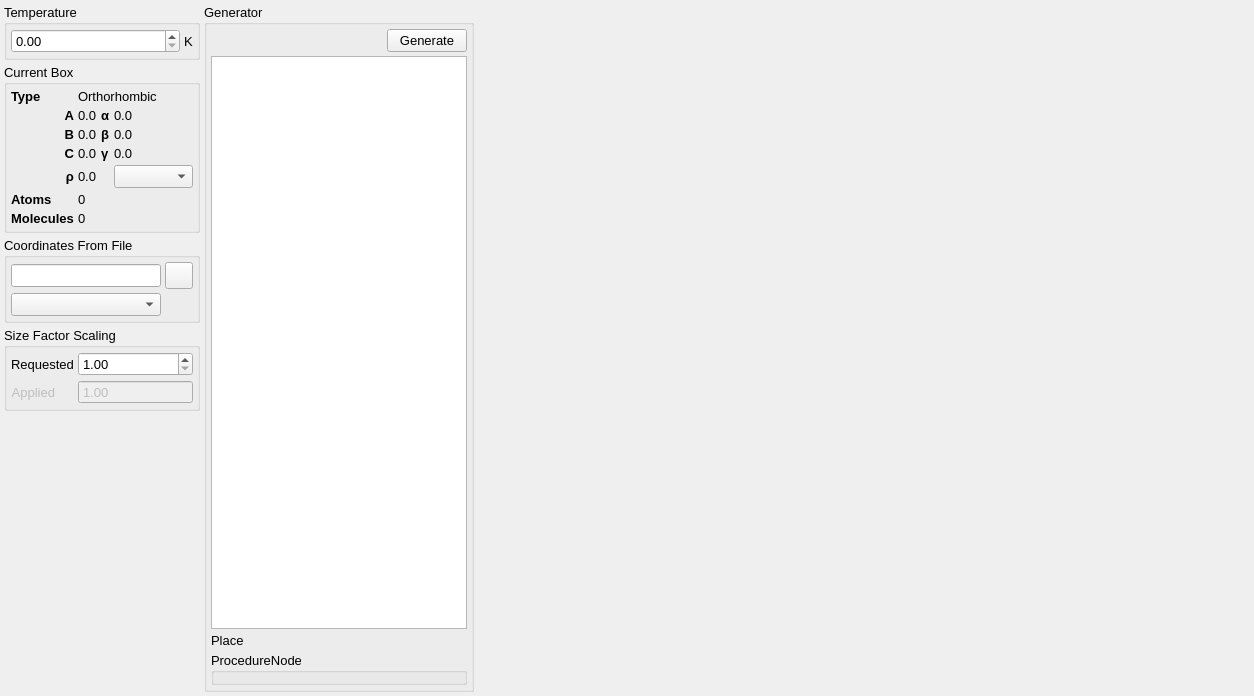
<?xml version="1.0" encoding="UTF-8"?>
<ui version="4.0">
 <class>ConfigurationTab</class>
 <widget class="QWidget" name="ConfigurationTab">
  <property name="geometry">
   <rect>
    <x>0</x>
    <y>0</y>
    <width>1254</width>
    <height>696</height>
   </rect>
  </property>
  <property name="font">
   <font>
    <pointsize>10</pointsize>
   </font>
  </property>
  <property name="windowTitle">
   <string>Form</string>
  </property>
  <layout class="QHBoxLayout" name="horizontalLayout_2">
   <property name="spacing">
    <number>4</number>
   </property>
   <property name="leftMargin">
    <number>4</number>
   </property>
   <property name="topMargin">
    <number>4</number>
   </property>
   <property name="rightMargin">
    <number>4</number>
   </property>
   <property name="bottomMargin">
    <number>4</number>
   </property>
   <item>
    <layout class="QVBoxLayout" name="verticalLayout">
     <property name="spacing">
      <number>4</number>
     </property>
     <item>
      <widget class="QGroupBox" name="TemperatureGroup">
       <property name="title">
        <string>Temperature</string>
       </property>
       <layout class="QHBoxLayout" name="horizontalLayout">
        <property name="spacing">
         <number>4</number>
        </property>
        <property name="leftMargin">
         <number>4</number>
        </property>
        <property name="topMargin">
         <number>4</number>
        </property>
        <property name="rightMargin">
         <number>4</number>
        </property>
        <property name="bottomMargin">
         <number>4</number>
        </property>
        <item>
         <widget class="ExponentialSpin" name="TemperatureSpin">
          <property name="sizePolicy">
           <sizepolicy hsizetype="Expanding" vsizetype="Fixed">
            <horstretch>0</horstretch>
            <verstretch>0</verstretch>
           </sizepolicy>
          </property>
         </widget>
        </item>
        <item>
         <widget class="QLabel" name="TemperatureLabel">
          <property name="sizePolicy">
           <sizepolicy hsizetype="Minimum" vsizetype="Preferred">
            <horstretch>0</horstretch>
            <verstretch>0</verstretch>
           </sizepolicy>
          </property>
          <property name="text">
           <string>K</string>
          </property>
         </widget>
        </item>
       </layout>
      </widget>
     </item>
     <item>
      <widget class="QGroupBox" name="CurrentBoxGroup">
       <property name="sizePolicy">
        <sizepolicy hsizetype="Preferred" vsizetype="Minimum">
         <horstretch>0</horstretch>
         <verstretch>0</verstretch>
        </sizepolicy>
       </property>
       <property name="title">
        <string>Current Box</string>
       </property>
       <layout class="QGridLayout" name="gridLayout_2">
        <property name="leftMargin">
         <number>4</number>
        </property>
        <property name="topMargin">
         <number>4</number>
        </property>
        <property name="rightMargin">
         <number>4</number>
        </property>
        <property name="bottomMargin">
         <number>4</number>
        </property>
        <property name="spacing">
         <number>4</number>
        </property>
        <item row="1" column="0">
         <widget class="QLabel" name="label">
          <property name="sizePolicy">
           <sizepolicy hsizetype="Minimum" vsizetype="Preferred">
            <horstretch>0</horstretch>
            <verstretch>0</verstretch>
           </sizepolicy>
          </property>
          <property name="font">
           <font>
            <weight>75</weight>
            <bold>true</bold>
           </font>
          </property>
          <property name="text">
           <string>A</string>
          </property>
          <property name="alignment">
           <set>Qt::AlignRight|Qt::AlignTrailing|Qt::AlignVCenter</set>
          </property>
         </widget>
        </item>
        <item row="1" column="1">
         <widget class="QLabel" name="CurrentBoxALabel">
          <property name="sizePolicy">
           <sizepolicy hsizetype="Expanding" vsizetype="Preferred">
            <horstretch>0</horstretch>
            <verstretch>0</verstretch>
           </sizepolicy>
          </property>
          <property name="text">
           <string>0.0</string>
          </property>
         </widget>
        </item>
        <item row="2" column="0">
         <widget class="QLabel" name="label_4">
          <property name="sizePolicy">
           <sizepolicy hsizetype="Minimum" vsizetype="Preferred">
            <horstretch>0</horstretch>
            <verstretch>0</verstretch>
           </sizepolicy>
          </property>
          <property name="font">
           <font>
            <weight>75</weight>
            <bold>true</bold>
           </font>
          </property>
          <property name="text">
           <string>B</string>
          </property>
          <property name="alignment">
           <set>Qt::AlignRight|Qt::AlignTrailing|Qt::AlignVCenter</set>
          </property>
         </widget>
        </item>
        <item row="2" column="1">
         <widget class="QLabel" name="CurrentBoxBLabel">
          <property name="sizePolicy">
           <sizepolicy hsizetype="Expanding" vsizetype="Preferred">
            <horstretch>0</horstretch>
            <verstretch>0</verstretch>
           </sizepolicy>
          </property>
          <property name="text">
           <string>0.0</string>
          </property>
         </widget>
        </item>
        <item row="3" column="0">
         <widget class="QLabel" name="label_5">
          <property name="sizePolicy">
           <sizepolicy hsizetype="Minimum" vsizetype="Preferred">
            <horstretch>0</horstretch>
            <verstretch>0</verstretch>
           </sizepolicy>
          </property>
          <property name="font">
           <font>
            <weight>75</weight>
            <bold>true</bold>
           </font>
          </property>
          <property name="text">
           <string>C</string>
          </property>
          <property name="alignment">
           <set>Qt::AlignRight|Qt::AlignTrailing|Qt::AlignVCenter</set>
          </property>
         </widget>
        </item>
        <item row="3" column="1">
         <widget class="QLabel" name="CurrentBoxCLabel">
          <property name="sizePolicy">
           <sizepolicy hsizetype="Expanding" vsizetype="Preferred">
            <horstretch>0</horstretch>
            <verstretch>0</verstretch>
           </sizepolicy>
          </property>
          <property name="text">
           <string>0.0</string>
          </property>
         </widget>
        </item>
        <item row="1" column="2">
         <widget class="QLabel" name="label_6">
          <property name="sizePolicy">
           <sizepolicy hsizetype="Minimum" vsizetype="Preferred">
            <horstretch>0</horstretch>
            <verstretch>0</verstretch>
           </sizepolicy>
          </property>
          <property name="font">
           <font>
            <weight>75</weight>
            <bold>true</bold>
           </font>
          </property>
          <property name="text">
           <string>α</string>
          </property>
         </widget>
        </item>
        <item row="1" column="3">
         <widget class="QLabel" name="CurrentBoxAlphaLabel">
          <property name="sizePolicy">
           <sizepolicy hsizetype="Expanding" vsizetype="Preferred">
            <horstretch>0</horstretch>
            <verstretch>0</verstretch>
           </sizepolicy>
          </property>
          <property name="text">
           <string>0.0</string>
          </property>
         </widget>
        </item>
        <item row="2" column="2">
         <widget class="QLabel" name="label_7">
          <property name="sizePolicy">
           <sizepolicy hsizetype="Minimum" vsizetype="Preferred">
            <horstretch>0</horstretch>
            <verstretch>0</verstretch>
           </sizepolicy>
          </property>
          <property name="font">
           <font>
            <weight>75</weight>
            <bold>true</bold>
           </font>
          </property>
          <property name="text">
           <string>β</string>
          </property>
         </widget>
        </item>
        <item row="2" column="3">
         <widget class="QLabel" name="CurrentBoxBetaLabel">
          <property name="sizePolicy">
           <sizepolicy hsizetype="Expanding" vsizetype="Preferred">
            <horstretch>0</horstretch>
            <verstretch>0</verstretch>
           </sizepolicy>
          </property>
          <property name="text">
           <string>0.0</string>
          </property>
         </widget>
        </item>
        <item row="3" column="2">
         <widget class="QLabel" name="label_8">
          <property name="sizePolicy">
           <sizepolicy hsizetype="Minimum" vsizetype="Preferred">
            <horstretch>0</horstretch>
            <verstretch>0</verstretch>
           </sizepolicy>
          </property>
          <property name="font">
           <font>
            <weight>75</weight>
            <bold>true</bold>
           </font>
          </property>
          <property name="text">
           <string>γ</string>
          </property>
         </widget>
        </item>
        <item row="3" column="3">
         <widget class="QLabel" name="CurrentBoxGammaLabel">
          <property name="sizePolicy">
           <sizepolicy hsizetype="Expanding" vsizetype="Preferred">
            <horstretch>0</horstretch>
            <verstretch>0</verstretch>
           </sizepolicy>
          </property>
          <property name="text">
           <string>0.0</string>
          </property>
         </widget>
        </item>
        <item row="0" column="0">
         <widget class="QLabel" name="label_2">
          <property name="sizePolicy">
           <sizepolicy hsizetype="Minimum" vsizetype="Preferred">
            <horstretch>0</horstretch>
            <verstretch>0</verstretch>
           </sizepolicy>
          </property>
          <property name="font">
           <font>
            <weight>75</weight>
            <bold>true</bold>
           </font>
          </property>
          <property name="text">
           <string>Type</string>
          </property>
         </widget>
        </item>
        <item row="4" column="0">
         <widget class="QLabel" name="label_3">
          <property name="sizePolicy">
           <sizepolicy hsizetype="Minimum" vsizetype="Preferred">
            <horstretch>0</horstretch>
            <verstretch>0</verstretch>
           </sizepolicy>
          </property>
          <property name="font">
           <font>
            <weight>75</weight>
            <bold>true</bold>
           </font>
          </property>
          <property name="text">
           <string>ρ</string>
          </property>
          <property name="alignment">
           <set>Qt::AlignRight|Qt::AlignTrailing|Qt::AlignVCenter</set>
          </property>
         </widget>
        </item>
        <item row="0" column="1" colspan="3">
         <widget class="QLabel" name="CurrentBoxTypeLabel">
          <property name="sizePolicy">
           <sizepolicy hsizetype="Expanding" vsizetype="Preferred">
            <horstretch>0</horstretch>
            <verstretch>0</verstretch>
           </sizepolicy>
          </property>
          <property name="font">
           <font>
            <weight>50</weight>
            <bold>false</bold>
           </font>
          </property>
          <property name="text">
           <string>Orthorhombic</string>
          </property>
          <property name="alignment">
           <set>Qt::AlignLeading|Qt::AlignLeft|Qt::AlignVCenter</set>
          </property>
         </widget>
        </item>
        <item row="4" column="3">
         <widget class="QComboBox" name="DensityUnitsCombo"/>
        </item>
        <item row="4" column="1" colspan="2">
         <widget class="QLabel" name="DensityUnitsLabel">
          <property name="sizePolicy">
           <sizepolicy hsizetype="Expanding" vsizetype="Preferred">
            <horstretch>0</horstretch>
            <verstretch>0</verstretch>
           </sizepolicy>
          </property>
          <property name="font">
           <font>
            <weight>50</weight>
            <bold>false</bold>
           </font>
          </property>
          <property name="text">
           <string>0.0</string>
          </property>
          <property name="alignment">
           <set>Qt::AlignLeading|Qt::AlignLeft|Qt::AlignVCenter</set>
          </property>
         </widget>
        </item>
        <item row="5" column="0">
         <widget class="QLabel" name="label_atom_pop">
          <property name="text">
           <string>Atoms</string>
          </property>
	  <property name="font">
           <font>
            <weight>75</weight>
            <bold>true</bold>
           </font>
          </property>
	 </widget>
	</item>
        <item row="5" column="1">
         <widget class="QLabel" name="AtomPopulation">
          <property name="text">
           <string>0</string>
          </property>
	 </widget>
	</item>
        <item row="6" column="0">
         <widget class="QLabel" name="label_mol_pop">
          <property name="text">
	    <string>Molecules</string>
	  </property>
	  <property name="font">
	   <font>
            <weight>75</weight>
            <bold>true</bold>
           </font>
          </property>
	 </widget>
	</item>
        <item row="6" column="1">
         <widget class="QLabel" name="MolPopulation">
          <property name="text">
           <string>0</string>
          </property>
	 </widget>
	</item>
       </layout>
      </widget>
     </item>
     <item>
      <widget class="QGroupBox" name="CoordinatesFromFileGroup">
       <property name="title">
        <string>Coordinates From File</string>
       </property>
       <property name="checkable">
        <bool>false</bool>
       </property>
       <property name="checked">
        <bool>false</bool>
       </property>
       <layout class="QGridLayout" name="gridLayout">
        <property name="leftMargin">
         <number>4</number>
        </property>
        <property name="topMargin">
         <number>4</number>
        </property>
        <property name="rightMargin">
         <number>4</number>
        </property>
        <property name="bottomMargin">
         <number>4</number>
        </property>
        <property name="spacing">
         <number>4</number>
        </property>
        <item row="0" column="0">
         <widget class="QLineEdit" name="CoordinatesFileEdit"/>
        </item>
        <item row="0" column="1">
         <widget class="QToolButton" name="CoordinatesFileSelectButton">
          <property name="text">
           <string/>
          </property>
          <property name="icon">
           <iconset resource="main.qrc">
            <normaloff>:/menu/icons/menu_open.svg</normaloff>:/menu/icons/menu_open.svg</iconset>
          </property>
          <property name="iconSize">
           <size>
            <width>20</width>
            <height>20</height>
           </size>
          </property>
         </widget>
        </item>
        <item row="1" column="0">
         <widget class="QComboBox" name="CoordinatesFileFormatCombo"/>
        </item>
       </layout>
      </widget>
     </item>
     <item>
      <widget class="QGroupBox" name="SizeFactorGroup">
       <property name="sizePolicy">
        <sizepolicy hsizetype="Preferred" vsizetype="Minimum">
         <horstretch>0</horstretch>
         <verstretch>0</verstretch>
        </sizepolicy>
       </property>
       <property name="title">
        <string>Size Factor Scaling</string>
       </property>
       <layout class="QFormLayout" name="formLayout">
        <property name="horizontalSpacing">
         <number>4</number>
        </property>
        <property name="verticalSpacing">
         <number>4</number>
        </property>
        <property name="leftMargin">
         <number>4</number>
        </property>
        <property name="topMargin">
         <number>4</number>
        </property>
        <property name="rightMargin">
         <number>4</number>
        </property>
        <property name="bottomMargin">
         <number>4</number>
        </property>
        <item row="0" column="0">
         <widget class="QLabel" name="label_15">
          <property name="sizePolicy">
           <sizepolicy hsizetype="Minimum" vsizetype="Preferred">
            <horstretch>0</horstretch>
            <verstretch>0</verstretch>
           </sizepolicy>
          </property>
          <property name="text">
           <string>Requested</string>
          </property>
         </widget>
        </item>
        <item row="0" column="1">
         <widget class="ExponentialSpin" name="RequestedSizeFactorSpin">
          <property name="sizePolicy">
           <sizepolicy hsizetype="Expanding" vsizetype="Fixed">
            <horstretch>0</horstretch>
            <verstretch>0</verstretch>
           </sizepolicy>
          </property>
          <property name="toolTip">
           <string>Requested size factor scaling for the Configuration's Box and contents (will be applied at start of next iteration)</string>
          </property>
          <property name="minimum">
           <double>1.000000000000000</double>
          </property>
         </widget>
        </item>
        <item row="1" column="0">
         <widget class="QLabel" name="label_16">
          <property name="enabled">
           <bool>false</bool>
          </property>
          <property name="sizePolicy">
           <sizepolicy hsizetype="Minimum" vsizetype="Preferred">
            <horstretch>0</horstretch>
            <verstretch>0</verstretch>
           </sizepolicy>
          </property>
          <property name="text">
           <string>Applied</string>
          </property>
          <property name="alignment">
           <set>Qt::AlignRight|Qt::AlignTrailing|Qt::AlignVCenter</set>
          </property>
         </widget>
        </item>
        <item row="1" column="1">
         <widget class="ExponentialSpin" name="AppliedSizeFactorSpin">
          <property name="enabled">
           <bool>false</bool>
          </property>
          <property name="sizePolicy">
           <sizepolicy hsizetype="Expanding" vsizetype="Fixed">
            <horstretch>0</horstretch>
            <verstretch>0</verstretch>
           </sizepolicy>
          </property>
          <property name="toolTip">
           <string>Current size factor scaling of the Configuration's Box and contents</string>
          </property>
          <property name="readOnly">
           <bool>false</bool>
          </property>
          <property name="buttonSymbols">
           <enum>QAbstractSpinBox::NoButtons</enum>
          </property>
          <property name="minimum">
           <double>1.000000000000000</double>
          </property>
         </widget>
        </item>
       </layout>
      </widget>
     </item>
     <item>
      <spacer name="verticalSpacer">
       <property name="orientation">
        <enum>Qt::Vertical</enum>
       </property>
       <property name="sizeHint" stdset="0">
        <size>
         <width>20</width>
         <height>40</height>
        </size>
       </property>
      </spacer>
     </item>
    </layout>
   </item>
   <item>
    <widget class="QGroupBox" name="GeneratorGroup">
     <property name="sizePolicy">
      <sizepolicy hsizetype="Minimum" vsizetype="Expanding">
       <horstretch>0</horstretch>
       <verstretch>0</verstretch>
      </sizepolicy>
     </property>
     <property name="title">
      <string>Generator</string>
     </property>
     <layout class="QVBoxLayout" name="verticalLayout_2">
      <property name="spacing">
       <number>4</number>
      </property>
      <property name="leftMargin">
       <number>4</number>
      </property>
      <property name="topMargin">
       <number>4</number>
      </property>
      <property name="rightMargin">
       <number>4</number>
      </property>
      <property name="bottomMargin">
       <number>4</number>
      </property>
      <item>
       <layout class="QHBoxLayout" name="horizontalLayout_5">
        <property name="spacing">
         <number>4</number>
        </property>
        <item>
         <spacer name="horizontalSpacer">
          <property name="orientation">
           <enum>Qt::Horizontal</enum>
          </property>
          <property name="sizeHint" stdset="0">
           <size>
            <width>40</width>
            <height>20</height>
           </size>
          </property>
         </spacer>
        </item>
        <item>
         <widget class="QPushButton" name="GeneratorRegenerateButton">
          <property name="text">
           <string>Generate</string>
          </property>
          <property name="icon">
           <iconset resource="main.qrc">
            <normaloff>:/general/icons/general_repeat.svg</normaloff>:/general/icons/general_repeat.svg</iconset>
          </property>
         </widget>
        </item>
       </layout>
      </item>
      <item>
       <widget class="QListView" name="ProcedureWidget" native="true">
        <property name="sizePolicy">
         <sizepolicy hsizetype="Minimum" vsizetype="Expanding">
          <horstretch>0</horstretch>
          <verstretch>0</verstretch>
         </sizepolicy>
        </property>
       </widget>
      </item>
        <item>
         <widget class="QLabel" name="TempLabel">
          <property name="sizePolicy">
           <sizepolicy hsizetype="Minimum" vsizetype="Preferred">
            <horstretch>0</horstretch>
            <verstretch>0</verstretch>
           </sizepolicy>
          </property>
          <property name="text">
           <string>Place</string>
          </property>
         </widget>
        </item>
     <item>
      <widget class="QGroupBox" name="ProcedureGroup">
       <property name="title">
        <string>ProcedureNode</string>
       </property>
       <layout class="QHBoxLayout" name="ProcedureLayout">
        <property name="spacing">
         <number>4</number>
        </property>
        <property name="leftMargin">
         <number>4</number>
        </property>
        <property name="topMargin">
         <number>4</number>
        </property>
        <property name="rightMargin">
         <number>4</number>
        </property>
        <property name="bottomMargin">
         <number>4</number>
        </property>
       </layout>
      </widget>
     </item>
     </layout>
    </widget>
   </item>
   <item>
    <widget class="ConfigurationWidget" name="ViewerWidget" native="true">
     <property name="sizePolicy">
      <sizepolicy hsizetype="Expanding" vsizetype="Expanding">
       <horstretch>1</horstretch>
       <verstretch>0</verstretch>
      </sizepolicy>
     </property>
    </widget>
   </item>
  </layout>
 </widget>
 <customwidgets>
  <customwidget>
   <class>ExponentialSpin</class>
   <extends>QDoubleSpinBox</extends>
   <header>gui/widgets/exponentialspin.hui</header>
  </customwidget>
  <customwidget>
   <class>ConfigurationWidget</class>
   <extends>QWidget</extends>
   <header>gui/configurationwidget.h</header>
   <container>1</container>
  </customwidget>
  <customwidget>
   <class>ProcedureEditor</class>
   <extends>QWidget</extends>
   <header>gui/procedureeditor.h</header>
   <container>1</container>
  </customwidget>
 </customwidgets>
 <resources>
  <include location="main.qrc"/>
 </resources>
 <connections/>
</ui>
